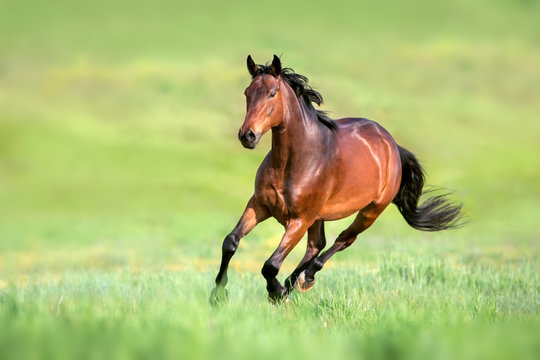
#> input picture data/horse.jpg, 540 x 360 px
$ python xor_operation.py
#> lines starting #> are read from the running program, lines starting #| are printed output that depends on the picture; after the words box and inside, x2 and y2 are one past the last pixel; in counts of white or black regions, pixels touching at a corner belong together
# FatheVision AI  code
import cv2


def operation_xor(img1, img2):
    """
    Perform XOR operation on pair of image bitwise
    Args:
        img1: input image 1
        img2: input image 2

    Returns:
        image with XOR operation on given image
    """
    img = cv2.bitwise_xor(img1, img2)
    return img


def main():
    image_path = "../data/horse.jpg"
    mask_path = "../data/mask.jpg"

    image = cv2.imread(image_path)
#> image is the input picture: shape (360, 540, 3); mean B, G, R 115, 190.9, 174.8
    mask = cv2.imread(mask_path)
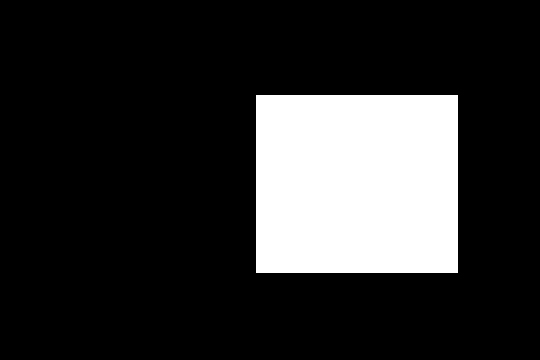
#> input picture data/mask.jpg, 540 x 360 px
#> mask is the input picture: shape (360, 540, 3); 18.5% white; 1 white region, box (x1, y1, x2, y2) and area: (256, 95, 458, 273) 35956

    image = operation_xor(image, mask)
#> in operation_xor, `img = cv2.bitwise_xor(img1, img2)`:
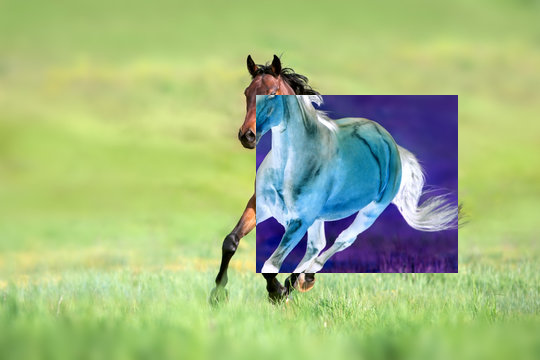
#> img: shape (360, 540, 3); mean B, G, R 127.4, 185.5, 161.7

    cv2.imshow('Image', image)
    cv2.waitKey(0)
    cv2.destroyAllWindows()


if __name__ == "__main__":
    main()
